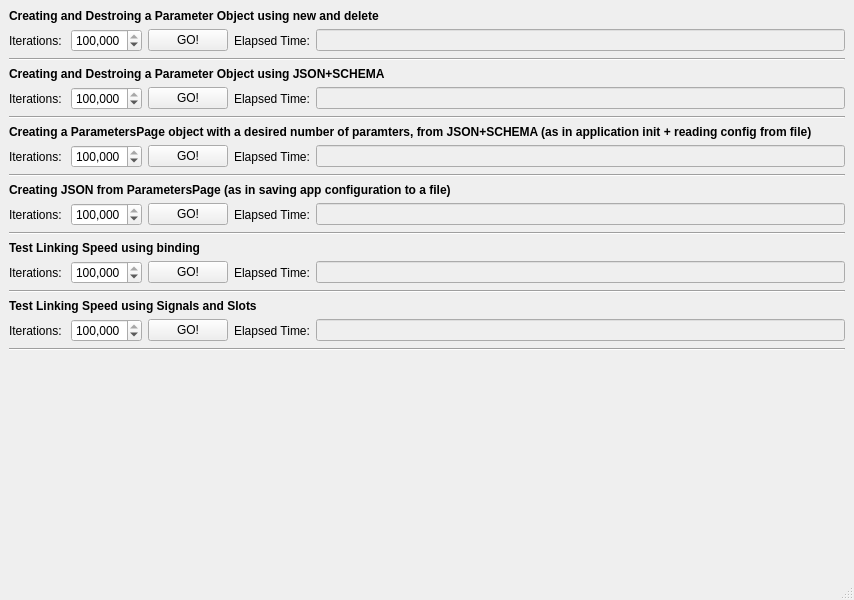
<?xml version="1.0" encoding="UTF-8"?>
<ui version="4.0">
 <class>MainWindow</class>
 <widget class="QMainWindow" name="MainWindow">
  <property name="geometry">
   <rect>
    <x>0</x>
    <y>0</y>
    <width>854</width>
    <height>600</height>
   </rect>
  </property>
  <property name="windowTitle">
   <string>MainWindow</string>
  </property>
  <widget class="QWidget" name="centralwidget">
   <layout class="QVBoxLayout" name="verticalLayout">
    <item>
     <widget class="QLabel" name="label">
      <property name="font">
       <font>
        <bold>true</bold>
       </font>
      </property>
      <property name="text">
       <string>Creating and Destroing a Parameter Object using new and delete</string>
      </property>
     </widget>
    </item>
    <item>
     <layout class="QHBoxLayout" name="horizontalLayout" stretch="0,0,0,0,0">
      <item>
       <widget class="QLabel" name="label_2">
        <property name="text">
         <string>Iterations: </string>
        </property>
       </widget>
      </item>
      <item>
       <widget class="QSpinBox" name="txtIterationsNew">
        <property name="minimumSize">
         <size>
          <width>0</width>
          <height>0</height>
         </size>
        </property>
        <property name="showGroupSeparator" stdset="0">
         <bool>true</bool>
        </property>
        <property name="maximum">
         <number>100000000</number>
        </property>
        <property name="value">
         <number>1000000</number>
        </property>
       </widget>
      </item>
      <item>
       <widget class="QPushButton" name="cmdGONew">
        <property name="styleSheet">
         <string notr="true"/>
        </property>
        <property name="text">
         <string>GO!</string>
        </property>
       </widget>
      </item>
      <item>
       <widget class="QLabel" name="label_3">
        <property name="text">
         <string>Elapsed Time:</string>
        </property>
       </widget>
      </item>
      <item>
       <widget class="QLineEdit" name="txtElapsedTimeNew">
        <property name="enabled">
         <bool>false</bool>
        </property>
        <property name="text">
         <string/>
        </property>
       </widget>
      </item>
     </layout>
    </item>
    <item>
     <widget class="Line" name="line">
      <property name="orientation">
       <enum>Qt::Orientation::Horizontal</enum>
      </property>
     </widget>
    </item>
    <item>
     <widget class="QLabel" name="label_7">
      <property name="font">
       <font>
        <bold>true</bold>
       </font>
      </property>
      <property name="text">
       <string>Creating and Destroing a Parameter Object using JSON+SCHEMA</string>
      </property>
     </widget>
    </item>
    <item>
     <layout class="QHBoxLayout" name="horizontalLayout_2">
      <item>
       <widget class="QLabel" name="label_4">
        <property name="text">
         <string>Iterations: </string>
        </property>
       </widget>
      </item>
      <item>
       <widget class="QSpinBox" name="txtIterationsJson">
        <property name="minimumSize">
         <size>
          <width>0</width>
          <height>0</height>
         </size>
        </property>
        <property name="showGroupSeparator" stdset="0">
         <bool>true</bool>
        </property>
        <property name="maximum">
         <number>100000000</number>
        </property>
        <property name="value">
         <number>1000000</number>
        </property>
       </widget>
      </item>
      <item>
       <widget class="QPushButton" name="cmdGOJson">
        <property name="text">
         <string>GO!</string>
        </property>
       </widget>
      </item>
      <item>
       <widget class="QLabel" name="label_5">
        <property name="text">
         <string>Elapsed Time:</string>
        </property>
       </widget>
      </item>
      <item>
       <widget class="QLineEdit" name="txtElapsedTimeJson">
        <property name="enabled">
         <bool>false</bool>
        </property>
        <property name="text">
         <string/>
        </property>
       </widget>
      </item>
     </layout>
    </item>
    <item>
     <widget class="Line" name="line_2">
      <property name="orientation">
       <enum>Qt::Orientation::Horizontal</enum>
      </property>
     </widget>
    </item>
    <item>
     <widget class="QLabel" name="label_8">
      <property name="font">
       <font>
        <bold>true</bold>
       </font>
      </property>
      <property name="text">
       <string>Creating a ParametersPage object with a desired number of paramters, from JSON+SCHEMA (as in application init + reading config from file)</string>
      </property>
      <property name="wordWrap">
       <bool>true</bool>
      </property>
     </widget>
    </item>
    <item>
     <layout class="QHBoxLayout" name="horizontalLayout_3">
      <item>
       <widget class="QLabel" name="label_6">
        <property name="text">
         <string>Iterations: </string>
        </property>
       </widget>
      </item>
      <item>
       <widget class="QSpinBox" name="txtParametersCountCreateFromJson">
        <property name="minimumSize">
         <size>
          <width>0</width>
          <height>0</height>
         </size>
        </property>
        <property name="showGroupSeparator" stdset="0">
         <bool>true</bool>
        </property>
        <property name="maximum">
         <number>100000000</number>
        </property>
        <property name="value">
         <number>100000</number>
        </property>
       </widget>
      </item>
      <item>
       <widget class="QPushButton" name="cmdGOParametersPageFromJson">
        <property name="text">
         <string>GO!</string>
        </property>
       </widget>
      </item>
      <item>
       <widget class="QLabel" name="label_9">
        <property name="text">
         <string>Elapsed Time:</string>
        </property>
       </widget>
      </item>
      <item>
       <widget class="QLineEdit" name="txtElapsedTimeJsonList">
        <property name="enabled">
         <bool>false</bool>
        </property>
        <property name="text">
         <string/>
        </property>
       </widget>
      </item>
     </layout>
    </item>
    <item>
     <widget class="Line" name="line_3">
      <property name="orientation">
       <enum>Qt::Orientation::Horizontal</enum>
      </property>
     </widget>
    </item>
    <item>
     <widget class="QLabel" name="label_12">
      <property name="font">
       <font>
        <bold>true</bold>
       </font>
      </property>
      <property name="text">
       <string>Creating JSON from ParametersPage (as in saving app configuration to a file)</string>
      </property>
     </widget>
    </item>
    <item>
     <layout class="QHBoxLayout" name="horizontalLayout_4">
      <item>
       <widget class="QLabel" name="label_10">
        <property name="text">
         <string>Iterations: </string>
        </property>
       </widget>
      </item>
      <item>
       <widget class="QSpinBox" name="txtParametersCountToJson">
        <property name="minimumSize">
         <size>
          <width>0</width>
          <height>0</height>
         </size>
        </property>
        <property name="showGroupSeparator" stdset="0">
         <bool>true</bool>
        </property>
        <property name="maximum">
         <number>100000000</number>
        </property>
        <property name="value">
         <number>1000000</number>
        </property>
       </widget>
      </item>
      <item>
       <widget class="QPushButton" name="cmdGOToJson">
        <property name="text">
         <string>GO!</string>
        </property>
       </widget>
      </item>
      <item>
       <widget class="QLabel" name="label_11">
        <property name="text">
         <string>Elapsed Time:</string>
        </property>
       </widget>
      </item>
      <item>
       <widget class="QLineEdit" name="txtElapsedTimeToJson">
        <property name="enabled">
         <bool>false</bool>
        </property>
        <property name="text">
         <string/>
        </property>
       </widget>
      </item>
     </layout>
    </item>
    <item>
     <widget class="Line" name="line_4">
      <property name="orientation">
       <enum>Qt::Orientation::Horizontal</enum>
      </property>
     </widget>
    </item>
    <item>
     <widget class="QLabel" name="label_13">
      <property name="font">
       <font>
        <bold>true</bold>
       </font>
      </property>
      <property name="text">
       <string>Test Linking Speed using binding</string>
      </property>
     </widget>
    </item>
    <item>
     <layout class="QHBoxLayout" name="horizontalLayout_5">
      <item>
       <widget class="QLabel" name="label_14">
        <property name="text">
         <string>Iterations: </string>
        </property>
       </widget>
      </item>
      <item>
       <widget class="QSpinBox" name="txtIterationsCountBinding">
        <property name="minimumSize">
         <size>
          <width>0</width>
          <height>0</height>
         </size>
        </property>
        <property name="showGroupSeparator" stdset="0">
         <bool>true</bool>
        </property>
        <property name="maximum">
         <number>100000000</number>
        </property>
        <property name="value">
         <number>10000000</number>
        </property>
       </widget>
      </item>
      <item>
       <widget class="QPushButton" name="cmdGOBinding">
        <property name="text">
         <string>GO!</string>
        </property>
       </widget>
      </item>
      <item>
       <widget class="QLabel" name="label_15">
        <property name="text">
         <string>Elapsed Time:</string>
        </property>
       </widget>
      </item>
      <item>
       <widget class="QLineEdit" name="txtElapsedTimeBinding">
        <property name="enabled">
         <bool>false</bool>
        </property>
        <property name="text">
         <string/>
        </property>
       </widget>
      </item>
     </layout>
    </item>
    <item>
     <widget class="Line" name="line_5">
      <property name="orientation">
       <enum>Qt::Orientation::Horizontal</enum>
      </property>
     </widget>
    </item>
    <item>
     <widget class="QLabel" name="label_16">
      <property name="font">
       <font>
        <bold>true</bold>
       </font>
      </property>
      <property name="text">
       <string>Test Linking Speed using Signals and Slots</string>
      </property>
     </widget>
    </item>
    <item>
     <layout class="QHBoxLayout" name="horizontalLayout_6">
      <item>
       <widget class="QLabel" name="label_17">
        <property name="text">
         <string>Iterations: </string>
        </property>
       </widget>
      </item>
      <item>
       <widget class="QSpinBox" name="txtIterationsSignalsAndSlots">
        <property name="minimumSize">
         <size>
          <width>0</width>
          <height>0</height>
         </size>
        </property>
        <property name="showGroupSeparator" stdset="0">
         <bool>true</bool>
        </property>
        <property name="maximum">
         <number>100000000</number>
        </property>
        <property name="value">
         <number>10000000</number>
        </property>
       </widget>
      </item>
      <item>
       <widget class="QPushButton" name="cmdGOSignalAndSlots">
        <property name="text">
         <string>GO!</string>
        </property>
       </widget>
      </item>
      <item>
       <widget class="QLabel" name="label_18">
        <property name="text">
         <string>Elapsed Time:</string>
        </property>
       </widget>
      </item>
      <item>
       <widget class="QLineEdit" name="txtElapsedTimeSignalsAndSlot">
        <property name="enabled">
         <bool>false</bool>
        </property>
        <property name="text">
         <string/>
        </property>
       </widget>
      </item>
     </layout>
    </item>
    <item>
     <widget class="Line" name="line_6">
      <property name="orientation">
       <enum>Qt::Orientation::Horizontal</enum>
      </property>
     </widget>
    </item>
    <item>
     <spacer name="verticalSpacer">
      <property name="orientation">
       <enum>Qt::Orientation::Vertical</enum>
      </property>
      <property name="sizeHint" stdset="0">
       <size>
        <width>20</width>
        <height>40</height>
       </size>
      </property>
     </spacer>
    </item>
   </layout>
  </widget>
  <widget class="QMenuBar" name="menubar">
   <property name="geometry">
    <rect>
     <x>0</x>
     <y>0</y>
     <width>854</width>
     <height>22</height>
    </rect>
   </property>
  </widget>
  <widget class="QStatusBar" name="statusbar"/>
 </widget>
 <resources/>
 <connections/>
</ui>
